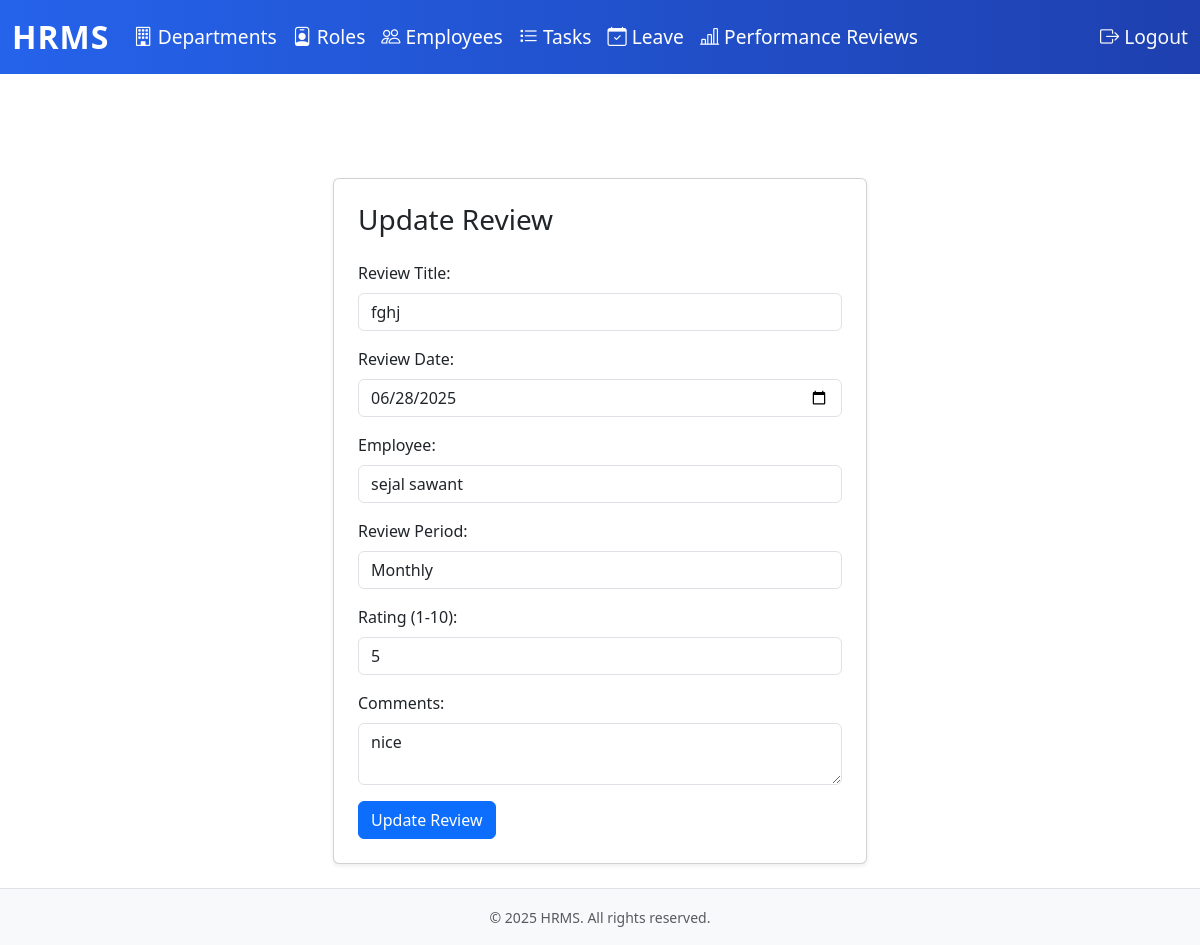
The page /reviews/1/edit/ (signed in) on the database its author committed.
### hrm_app/models.py (models this page shows, shortened)
class PerformanceReview(models.Model):
    review_id = models.AutoField(primary_key=True)
    review_title = models.CharField(max_length=100)
    review_date = models.DateField()
    employee = models.ForeignKey(User, on_delete=models.CASCADE, related_name='reviews')
    reviewed_by = models.ForeignKey(User, on_delete=models.SET_NULL, null=True, related_name='reviews_given')
    review_period = models.CharField(max_length=100, choices=[('Monthly', 'Monthly'), ('Quarterly', 'Quarterly'), ('Annual', 'Annual')])
    rating = models.IntegerField()
    comments = models.CharField(max_length=300, blank=True)
    created_at = models.DateTimeField(default=timezone.now)
    updated_at = models.DateTimeField(auto_now=True)

### hrm_app/views.py (the view)
# urls.py: path('reviews/<int:pk>/edit/', views.review_update, name='review_update'),
@login_required
def review_update(request, pk):
    review = get_object_or_404(PerformanceReview, pk=pk)
    if request.method == 'POST':
        form = PerformanceReviewForm(request.POST, instance=review, user=request.user)
        if form.is_valid():
            form.save()
            messages.success(request, 'Review updated successfully.')
            return redirect('review_dashboard')
    else:
        form = PerformanceReviewForm(instance=review, user=request.user)
    return render(request, 'hrm_app/review_update.html', {'form': form, 'review': review})

### hrm_app/forms.py
class PerformanceReviewForm(forms.ModelForm):
    class Meta:
        model = PerformanceReview
        fields = ['review_title', 'review_date', 'employee', 'review_period', 'rating', 'comments']
        widgets = {
            'review_title': forms.TextInput(attrs={'class': 'form-control', 'placeholder': 'Enter Review Title'}),
            'review_date': forms.DateInput(attrs={'class': 'form-control', 'type': 'date'}),
            'employee': forms.Select(attrs={'class': 'form-control'}),
            'review_period': forms.Select(attrs={'class': 'form-control'}),
            'rating': forms.NumberInput(attrs={'class': 'form-control', 'min': 1, 'max': 10}),
            'comments': forms.Textarea(attrs={'class': 'form-control', 'placeholder': 'Enter Comments', 'rows': 2}),
        }
    def __init__(self, *args, **kwargs):
        self.user = kwargs.pop('user', None)  # Pop user before calling super
        super().__init__(*args, **kwargs)
        self.fields['employee'].queryset = User.objects.filter(is_employee=True, status=True)

### hrm_app/models.py (called while the page is built)
    def __str__(self):
        return f"{self.first_name} {self.last_name}"

### hrm_app/templates/hrm_app/review_update.html (shortened to what this page needs)
{% extends 'hrm_app/base.html' %}
{% block content %}
<div class="container py-4">
    <div class="row justify-content-center">
        <div class="col-md-6">
            <div class="card shadow-sm p-4">
                <h3 class="mb-4">Update Review</h3>
                <form method="post">
                    <div class="mb-3">
                        <label class="form-label">Review Title:</label>
                        {{ form.review_title }}
                    </div>
                    <div class="mb-3">
                        <label class="form-label">Review Date:</label>
                        {{ form.review_date }}
                    </div>
                    <div class="mb-3">
                        <label class="form-label">Employee:</label>
                        {{ form.employee }}
                    </div>
                    <div class="mb-3">
                        <label class="form-label">Review Period:</label>
                        {{ form.review_period }}
                    </div>
                    <div class="mb-3">
                        <label class="form-label">Rating (1-10):</label>
                        {{ form.rating }}
                    </div>
                    <div class="mb-3">
                        <label class="form-label">Comments:</label>
                        {{ form.comments }}
                    </div>
                    <button type="submit" class="btn btn-primary">Update Review</button>
                </form>
            </div>
        </div>
    </div>
</div>
{% endblock %}

### hrm_app/templates/hrm_app/base.html (style rules this page uses)
html, body { height: 100%; }
body { display: flex; flex-direction: column; min-height: 100vh; }

### rows shown on the page
PerformanceReview: review_title "fghj", review_date "06/28/2025", employee "sejal sawant", review_period "Monthly", rating "5", comments "nice"
